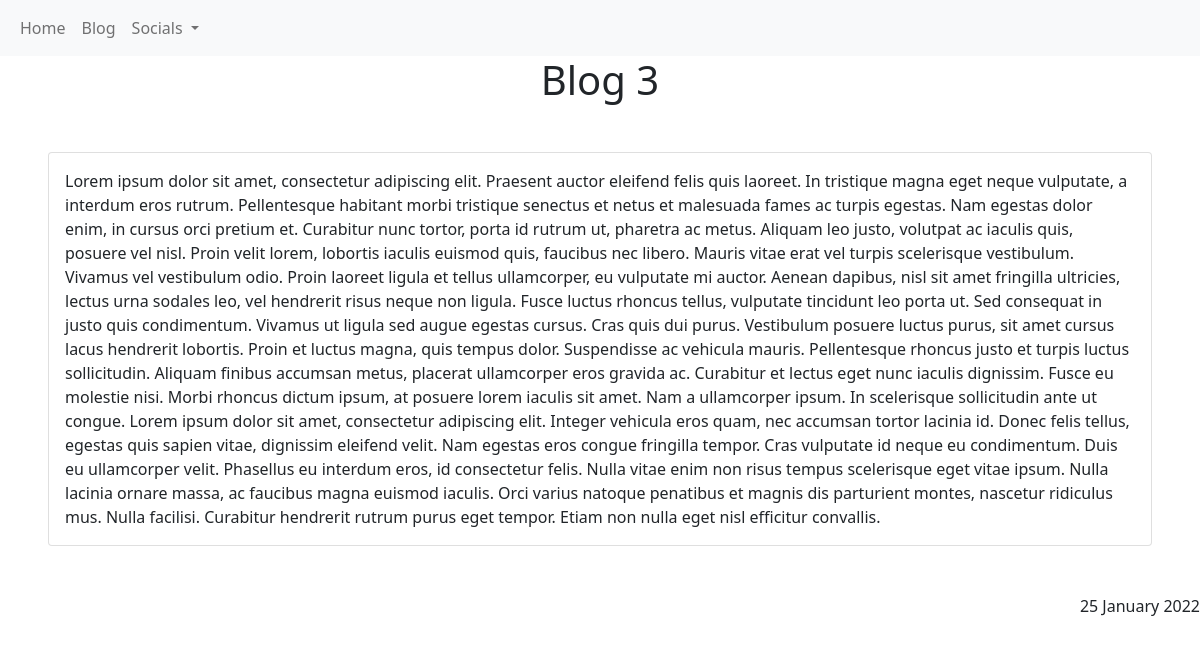
Page /blog/3/ on the committed database.
### blog/models.py (models this page shows, shortened)
class Blog(models.Model):
    title = CharField(max_length=200)
    date = DateField()
    description = models.TextField()

### blog/views.py (the view)
# urls.py: path('<int:blog_id>/', views.detail, name='detail'),
def detail(request, blog_id):
    blog = get_object_or_404(Blog, pk = blog_id)
    return render(request, 'blog/detail.html', {'blog':blog})

### blog/templates/blog/detail.html
{% extends 'portfolio/base.html' %}
{% block content %}
<h1 style="text-align: center;">{{ blog.title }}</h1>
<div class="card m-5">
    <div class="card-body">
        {{ blog.description|safe }}
    </div>
</div>
<p style="text-align: right;"> {{ blog.date|date:'d F Y' }} </p>
{% endblock %}

### rows in the picture
Blog: title "Blog 3", description "Lorem ipsum dolor sit amet, consectetur adipiscing elit. Praesent auctor eleifend felis quis laoreet. In tristique magna eget neque vulputate, a interdum eros rutrum. Pellentesque habitant morbi tristique senectus et netus et malesuada fames ac turpis egestas. Nam egestas dolor enim, in cursus orci pretium et. Curabitur nunc tortor, porta id rutrum ut, pharetra ac metus. Aliquam leo justo, volutpat ac iaculis quis, posuere vel nisl. Proin velit lorem, lobortis iaculis euismod quis, faucibus nec libero. Mauris vitae erat vel turpis scelerisque vestibulum. Vivamus vel vestibulum odio. Proin laoreet ligula et tellus ullamcorper, eu vulputate mi auctor. Aenean dapibus, nisl sit amet fringilla…", date "25 January 2022"
